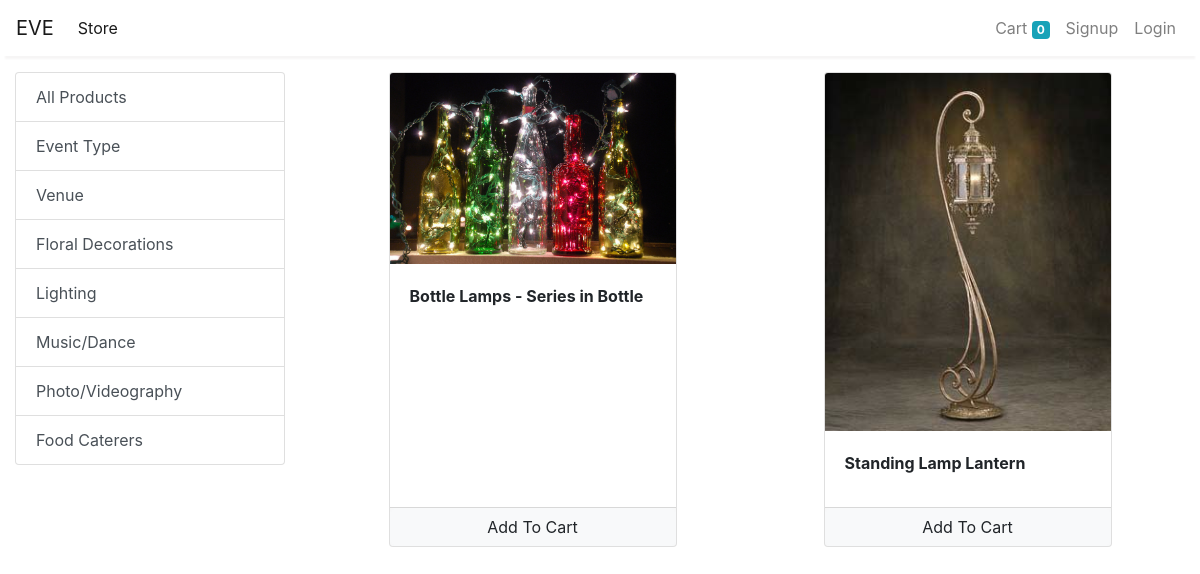
/store?category=9, run on the app's committed database.
### store/models/category.py (models this page shows, shortened)
class Category(models.Model):
    name = models.CharField(max_length=20)
    @staticmethod
    def get_all_categories():
        return Category.objects.all()

### store/models/product.py (models this page shows, shortened)
class Product(models.Model):
    name = models.CharField(max_length=50)
    price = models.IntegerField(null = True,default=0)
    category = models.ForeignKey(Category, on_delete=models.CASCADE, default=1)
    description = models.CharField(max_length=200, default='' , null=True , blank=True)
    image = models.ImageField(upload_to='uploads/products/')
    @staticmethod
    def get_all_products_by_categoryid(category_id):
        if category_id:
            return Product.objects.filter(category = category_id)
        else:
            return Product.get_all_products();

### store/views/home.py (the view)
# urls.py: path('' , include('store.urls'))
def store(request):
    cart = request.session.get('cart')
    if not cart:
        request.session['cart'] = {}
    products = None
    categories = Category.get_all_categories()
    categoryID = request.GET.get('category')
    if categoryID:
        products = Product.get_all_products_by_categoryid(categoryID)
    else:
        products = Product.get_all_products();
    data = {}
    data['products'] = products
    data['categories'] = categories
    print('you are : ', request.session.get('email'))
    return render(request, 'index.html', data)

### store/templatetags/cart.py (called while the page is built)
@register.filter(name='is_in_cart')
def is_in_cart(product  , cart):
    keys = cart.keys()
    for id in keys:
        if int(id) == product.id:
            return True
    return False;

### store/templates/index.html (shortened to what this page needs)
{% extends 'base.html' %}
{% block content %}
{% load cart %}
{% load custom_filter %}
<div class="container-fluid mt-3">
	<div class="row">
		<div class="col-lg-3 mx-auto">
			<div class="list-group">
				<a href="/" class="list-group-item list-group-item-action">All Products</a>
				{% for category in categories %}
				<a href="/?category={{category.id}}"
					class="list-group-item list-group-item-action">{{category.name}}</a>
				{% endfor %}
			</div>
		</div>
		<div id='products' class="col-lg-9 mx-auto">
			<div class="row mx-auto">
				{% for product in products %}
				<div class="card mx-auto mb-3" id={{product.id}} style="width: 18rem;">
					<img class="card-img-top" src="{{product.image.url}}" alt="Card image cap">
					<div class="card-body">
						<p class="card-title"><b>{{product.name}} </b></p>
					</div>
					<div class="card-footer p-0 no-gutters">
						{% if product|is_in_cart:request.session.cart %}
						<div class="row no-gutters">
							<form action="/#{{product.id}}" class="col-2 " method="post">
								{% csrf_token %}
								<input hidden type="text" name='product' value='{{product.id}}'>
								<input hidden type="text" name='remove' value='True'>
								<input type="submit" value=" - " class="btn btn-block btn-light border-right">
							</form>
							<div class="text-center col">{{product|cart_quantity:request.session.cart}} in Cart</div>
							<form action="/#{{product.id}}" class="col-2 " method="post">
								{% csrf_token %}
								<input hidden type="text" name='product' value='{{product.id}}'>
								<input type="submit" value=" + " class="btn btn-block btn-light border-left">
							</form>
						</div>
						{% else %}
						<form action="/#{{product.id}}" method="POST" class="btn-block">
							<input type="submit" class="float-right btn btn-light  form-control"
								value="Add To Cart">
						</form>
						{% endif %}
					</div>
				</div>
				{% endfor %}
			</div>
		</div>
	</div>
</div>
{% endblock %}

### data on the page
Category: name "Event Type"
Category: name "Venue"
Category: name "Floral Decorations"
Category: name "Lighting"
Category: name "Music/Dance"
Category: name "Photo/Videography"
Category: name "Food Caterers"
Product: image (picture), name "Bottle Lamps - Series in Bottle"
Product: image (picture), name "Standing Lamp Lantern"

### other printed values
{{ request.session.cart.keys|length }} "0"
